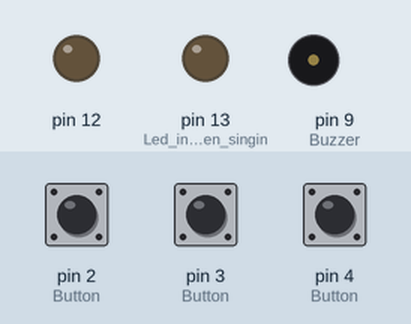
This sketch was run on a simulated Arduino Uno, built with avr-gcc and run on an emulated ATmega328P. Parts: output pins drawn as LEDs (lit = HIGH), buzzer (waves = sounding). The inputs (shaded band) are chosen by the test bench; at power-on: pin 2 (Button) LOW, pin 3 (Button) LOW, pin 4 (Button) LOW.

Above: at 1.2 s.
1.3 s: pin 2 (Button) pulled HIGH for 0.15 s
At 5.02 s:
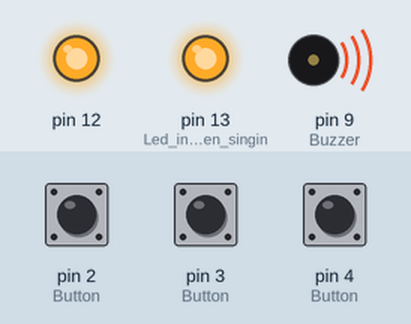
Timing chart, 0 to 10.3 s (numbered marks = the images above; inputs shaded):
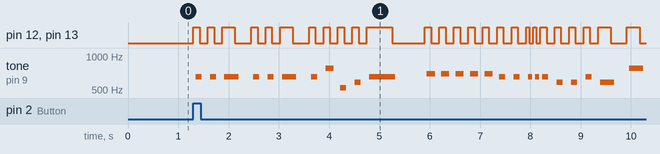

Measured:
- after the input at 1.3 s, pin 12, pin 13 (Led_indicator_when_singin): LOW → HIGH at once, → LOW 0.13 s later, → HIGH 0.16 s later, → LOW 0.13 s later, … (52 changes in this stretch)

The sketch:

FINALARDUINO_Santa.ino
```cpp
#include "pitches.h" // second tab for notes

#define melodyPin 9

// Jingle Bells

int melody[] = {
  NOTE_E5, NOTE_E5, NOTE_E5,
  NOTE_E5, NOTE_E5, NOTE_E5,
  NOTE_E5, NOTE_G5, NOTE_C5, NOTE_D5,
  NOTE_E5,
  NOTE_F5, NOTE_F5, NOTE_F5, NOTE_F5,
  NOTE_F5, NOTE_E5, NOTE_E5, NOTE_E5, NOTE_E5,
  NOTE_E5, NOTE_D5, NOTE_D5, NOTE_E5,
  NOTE_D5, NOTE_G5
};

int tempo[] = {
  8, 8, 4,
  8, 8, 4,
  8, 8, 8, 8,
  2,
  8, 8, 8, 8,
  8, 8, 8, 16, 16,
  8, 8, 8, 8,
  4, 4
};

// We wish you a merry Christmas

int wish_melody[] = {
  NOTE_B3,
  NOTE_F4, NOTE_F4, NOTE_G4, NOTE_F4, NOTE_E4,
  NOTE_D4, NOTE_D4, NOTE_D4,
  NOTE_G4, NOTE_G4, NOTE_A4, NOTE_G4, NOTE_F4,
  NOTE_E4, NOTE_E4, NOTE_E4,
  NOTE_A4, NOTE_A4, NOTE_B4, NOTE_A4, NOTE_G4,
  NOTE_F4, NOTE_D4, NOTE_B3, NOTE_B3,
  NOTE_D4, NOTE_G4, NOTE_E4,
  NOTE_F4
};

int wish_tempo[] = {
  4,
  4, 8, 8, 8, 8,
  4, 4, 4,
  4, 8, 8, 8, 8,
  4, 4, 4,
  4, 8, 8, 8, 8,
  4, 4, 8, 8,
  4, 4, 4,
  2
};

// Santa Claus is coming to town

int santa_melody[] = {
  NOTE_G4,
  NOTE_E4, NOTE_F4, NOTE_G4, NOTE_G4, NOTE_G4,
  NOTE_A4, NOTE_B4, NOTE_C5, NOTE_C5, NOTE_C5,
  NOTE_E4, NOTE_F4, NOTE_G4, NOTE_G4, NOTE_G4,
  NOTE_A4, NOTE_G4, NOTE_F4, NOTE_F4,
  NOTE_E4, NOTE_G4, NOTE_C4, NOTE_E4,
  NOTE_D4, NOTE_F4, NOTE_B3,
  NOTE_C4
};

int santa_tempo[] = {
  8,
  8, 8, 4, 4, 4,
  8, 8, 4, 4, 4,
  8, 8, 4, 4, 4,
  8, 8, 4, 2,
  4, 4, 4, 4,
  4, 2, 4,
  1
};


int buttonOne = 0;
int buttonTwo = 0;
int buttonThree = 0;

void setup(void) {
  pinMode(9, OUTPUT); // Buzzer
 pinMode(13, OUTPUT); // Led indicator when singing a note
 pinMode(12,OUTPUT);
  pinMode(2, INPUT); //Button
  pinMode(3, INPUT); //Button
  pinMode(4, INPUT); //Button
}

void loop() {   // ALL 3 BUTTONS WHEN PUSHED ONE AT A TIME ARE ON
  buttonOne = digitalRead(2);
  buttonTwo = digitalRead(3);
  buttonThree = digitalRead(4);
  if (buttonOne == HIGH) {
    sing(1);
  } else if (buttonOne == HIGH) {
    sing(2);
  } else if (buttonThree == HIGH) {
    sing(3);
  }
}

int song = 0;

void sing(int s) {
  //
  song = s;
  if (song == 3) {
    Serial.println(" 'We wish you a Merry Christmas'");
    int size = sizeof(wish_melody) / sizeof(int);
    for (int thisNote = 0; thisNote < size; thisNote++) {


      int noteDuration = 1000 / wish_tempo[thisNote];

      buzz(melodyPin, wish_melody[thisNote], noteDuration);


      int pauseBetweenNotes = noteDuration * 1.30;
      delay(pauseBetweenNotes);

      // stop the tone playing:
      buzz(melodyPin, 0, noteDuration);

    }
  } else if (song == 2) {
    Serial.println(" 'Santa Claus is coming to town'");
    int size = sizeof(santa_melody) / sizeof(int);
    for (int thisNote = 0; thisNote < size; thisNote++) {

      // to calculate the note duration, take one second
      // divided by the note type.
      //e.g. quarter note = 1000 / 4, eighth note = 1000/8, etc.
      int noteDuration = 900 / santa_tempo[thisNote];

      buzz(melodyPin, santa_melody[thisNote], noteDuration);


      int pauseBetweenNotes = noteDuration * 1.30;
      delay(pauseBetweenNotes);

      // stop the tone playing:
      buzz(melodyPin, 0, noteDuration);

    }
  } else {

    Serial.println(" 'Jingle Bells'");
    int size = sizeof(melody) / sizeof(int);
    for (int thisNote = 0; thisNote < size; thisNote++) {


      int noteDuration = 1000 / tempo[thisNote];

      buzz(melodyPin, melody[thisNote], noteDuration);


      int pauseBetweenNotes = noteDuration * 1.30;
      delay(pauseBetweenNotes);

      // stop the tone playing:
      buzz(melodyPin, 0, noteDuration);

    }
  }
}

void buzz(int targetPin, long frequency, long length) { //
  digitalWrite(13, HIGH);
  digitalWrite(12, HIGH);
  digitalWrite(11,HIGH);
  long delayValue = 1000000 / frequency / 2;


  long numCycles = frequency * length / 1000;

  for (long i = 0; i < numCycles; i++) { // LOOPS
    digitalWrite(targetPin, HIGH);
    delayMicroseconds(delayValue);
    digitalWrite(targetPin, LOW);
    delayMicroseconds(delayValue);
  }
  digitalWrite(13, LOW);
  digitalWrite(12, LOW);
  digitalWrite(11,LOW);

}

// CREDITS : https://create.arduino.cc/projecthub/joshi/piezo-christmas-songs-fd1ae9
// ^^ Musical notes for the Christmas Songs and tempos/ frecuency
```

pitches.h
```cpp
#define NOTE_B0  31
#define NOTE_C1  33
#define NOTE_CS1 35
#define NOTE_D1  37
#define NOTE_DS1 39
#define NOTE_E1  41
#define NOTE_F1  44
#define NOTE_FS1 46
#define NOTE_G1  49
#define NOTE_GS1 52
#define NOTE_A1  55
#define NOTE_AS1 58
#define NOTE_B1  62
#define NOTE_C2  65
#define NOTE_CS2 69
#define NOTE_D2  73
#define NOTE_DS2 78
#define NOTE_E2  82
#define NOTE_F2  87
#define NOTE_FS2 93
#define NOTE_G2  98
#define NOTE_GS2 104
#define NOTE_A2  110
#define NOTE_AS2 117
#define NOTE_B2  123
#define NOTE_C3  131
#define NOTE_CS3 139
#define NOTE_D3  147
#define NOTE_DS3 156
#define NOTE_E3  165
#define NOTE_F3  175
#define NOTE_FS3 185
#define NOTE_G3  196
#define NOTE_GS3 208
#define NOTE_A3  220
#define NOTE_AS3 233
#define NOTE_B3  247
#define NOTE_C4  262
#define NOTE_CS4 277
#define NOTE_D4  294
#define NOTE_DS4 311
#define NOTE_E4  330
#define NOTE_F4  349
#define NOTE_FS4 370
#define NOTE_G4  392
#define NOTE_GS4 415
#define NOTE_A4  440
#define NOTE_AS4 466
#define NOTE_B4  494
#define NOTE_C5  523
#define NOTE_CS5 554
#define NOTE_D5  587
#define NOTE_DS5 622
#define NOTE_E5  659
#define NOTE_F5  698
#define NOTE_FS5 740
#define NOTE_G5  784
#define NOTE_GS5 831
#define NOTE_A5  880
#define NOTE_AS5 932
#define NOTE_B5  988
#define NOTE_C6  1047
#define NOTE_CS6 1109
#define NOTE_D6  1175
#define NOTE_DS6 1245
#define NOTE_E6  1319
#define NOTE_F6  1397
#define NOTE_FS6 1480
#define NOTE_G6  1568
#define NOTE_GS6 1661
#define NOTE_A6  1760
#define NOTE_AS6 1865
#define NOTE_B6  1976
#define NOTE_C7  2093
#define NOTE_CS7 2217
#define NOTE_D7  2349
#define NOTE_DS7 2489
#define NOTE_E7  2637
#define NOTE_F7  2794
#define NOTE_FS7 2960
#define NOTE_G7  3136
#define NOTE_GS7 3322
#define NOTE_A7  3520
#define NOTE_AS7 3729
#define NOTE_B7  3951
#define NOTE_C8  4186
#define NOTE_CS8 4435
#define NOTE_D8  4699
#define NOTE_DS8 4978
```
